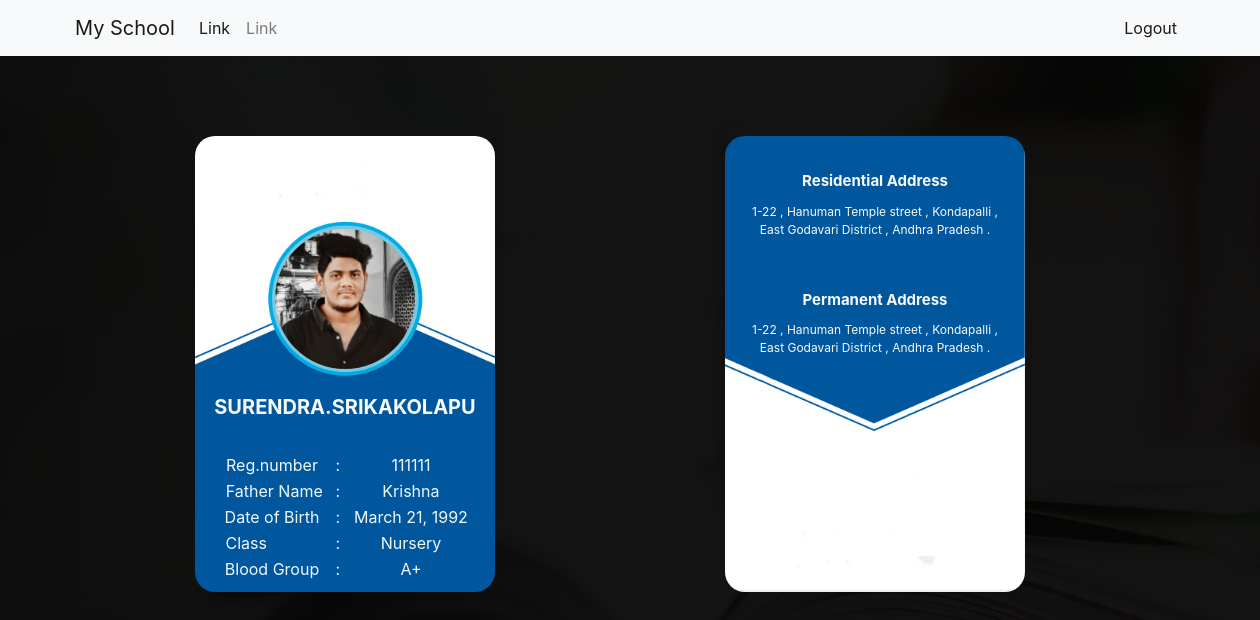
The app's page /ad/detail/32/ (signed in) with its own data.
### admissions/models.py (models this page shows, shortened)
class Id_card(models.Model):
    studentname = models.CharField(max_length=1000 ,  verbose_name = "Student Full Name")
    reg_no = models.PositiveIntegerField( verbose_name = "Registration Number")
    fathername = models.CharField(max_length=1000 ,  verbose_name = "Father Name")
    dob = models.DateField( verbose_name = "Date Of Birth")
    CLASSNAME_CHOICES =(
         ('Nursery' , 'Nursery'),
         ('L.K.G' , 'L.K.G'),
         ('U.K.G' , 'U.K.G'),
         ('1ˢᵗ' , '1ˢᵗ'),
         ('2ⁿᵈ' , '2ⁿᵈ'),
         ('3ʳᵈ' , '3ʳᵈ'),
         ('4ᵗʰ' , '4ᵗʰ'),
         ('5ᵗʰ' , '5ᵗʰ'),
         ('6ᵗʰ' , '6ᵗʰ'),
         ('7ᵗʰ' , '7ᵗʰ'),
         ('8ᵗʰ' , '8ᵗʰ'),
         ('9ᵗʰ' , '9ᵗʰ'),
         ('10ᵗʰ' , '10ᵗʰ'),
    )
    classname = models.CharField(max_length=30 , choices=CLASSNAME_CHOICES ,  verbose_name = "Class")
    BLOODGROUP_CHOICES =(
         ('A+' , 'A+'),
         ('A-' , 'A-'),
         ('B+' , 'B+'),
         ('B-' , 'B-'),
         ('O+' , 'O+'),
         ('O-' , 'O-'),
         ('AB+' , 'AB+'),
         ('AB-' , 'AB-'),
    )
    bloodgroup = models.CharField(max_length=30 , choices=BLOODGROUP_CHOICES ,  verbose_name = "Blood Group")
    resident_add = models.CharField(max_length=2000 ,  verbose_name = "Residential Address")
    permanent_add = models.CharField(max_length=2000 ,  verbose_name = "Permanent Address")
    image = models.ImageField(upload_to ='media/' , null = True ,  verbose_name = "Student Photo Id")
    @property
    def imageURL(self):
        try:
            url = self.image.url
        except:
            url = ''
        return url

### admissions/views.py (the view)
# urls.py: path('detail/<int:id>/', detail , name="detail"),
@login_required
def detail(request , id):
    context = {
        'card' : get_object_or_404(Id_card , pk=id)
    }
    return render (request , 'admissions/detail.html' , context)

### templates/admissions/detail.html (shortened to what this page needs)
{% extends 'base.html' %}
{% load static %}
    {% block content %}
    {% include 'partials/_card.html' %}
    {% endblock content %}

### templates/partials/_card.html (shortened to what this page needs)
{% load static %}
<div class="container">
    <div class="row">
        <div class="col-lg-6 col-md-6 col-xl-6 col-sm-12 card ">
            <div class="id-card">
                <div class="id-card-inner">
                    <div class="id-card-front" style="background-image:url('{% static "images/id-front.jpg" %}')">
                        <div style="margin-top:56px;font-size:20px;" class="col">
                            <img class="thumbnail top-image" src="{{card.imageURL}}">
                        </div>
                        <div style="margin-top:60px;font-size:20px;" class="col">
                            <strong class="text-center text-light">{{card.studentname}}</strong>
                        </div>
                        <div class="col">
                            <div class="table-responsive">
                                <table style="border:none;margin-top:30px;left:0;" border="0" width="100%">
                                    <tbody class="tbody-light">
                                        <tr>
                                            <td style="color: aliceblue;" class="text-center">
                                                Reg.number
                                            </td>
                                            <td style="color: aliceblue;" class="text-center">:</td>
                                            <td style="color: aliceblue;" class="text-center">{{card.reg_no}}</td>
                                        </tr>
                                        <tr>
                                            <td style="color: aliceblue;" class="text-center">&nbsp;Father Name</td>
                                            <td style="color: aliceblue;" class="text-center">:</td>
                                            <td style="color: aliceblue;" class="text-center">{{card.fathername}}</td>
                                        </tr>
                                        <tr>
                                            <td style="color: aliceblue;" class="text-center">Date of Birth</td>
                                            <td style="color: aliceblue;" class="text-center">:</td>
                                            <td style="color: aliceblue;" class="text-center">{{card.dob}}</td>
                                        </tr>
                                        <tr>
                                            <td style="color: aliceblue;padding-right:57px;">&nbsp;Class</td>
                                            <td style="color: aliceblue;" class="text-center">:</td>
                                            <td style="color: aliceblue;" class="text-center">{{card.classname}}</td>
                                        </tr>
                                        <tr>
                                            <td style="color: aliceblue;" class="text-center">Blood Group</td>
                                            <td style="color: aliceblue;" class="text-center">:</td>
                                            <td style="color: aliceblue;" class="text-center">{{card.bloodgroup}}</td>
                                        </tr>
                                    </tbody>
                                </table>
                            </div>
                        </div>
                    </div>
                </div>
            </div>
        </div>
        <div class="col-lg-6 col-md-6 col-xl-6 col-sm-12 card1">
            <div class="id-card">
                <div class="id-card-inner">
                    <div class="id-card-front" style="background-image:url('{% static "images/id-back.jpg" %}')">
                        <br>
                        <div style="margin-top:10px;font-size:15px;" class="col">
                            <strong class="text-center text-light">Residential Address </strong>
                        </div>
                        <div style="margin-top:10px;font-size:12px;" class="col">
                            <p class="text-center text-light">{{card.resident_add}}</p>
                        </div>
                        <br>
                        <div style="margin-top:10px;font-size:15px;" class="col">
                            <strong class="text-center text-light">Permanent Address </strong>
                        </div>
                        <div style="margin-top:10px;font-size:12px;" class="col">
                            <p class="text-center text-light">{{card.permanent_add}}</p>
                        </div>
                    </div>
                </div>
            </div>
        </div>
    </div>
</div>

### static/stylesheets/global.css (style rules this page uses)
.id-card { background-color: transparent; width: 300px; height: 380px; perspective: 1000px; }
.id-card-inner { position: relative; width: 100%; height: 100%; text-align: center; transition: transform 0.8s; transform-style: preserve-3d; box-shadow: 0 4px 8px 0 rgba(0, 0, 0, 0.2); }
.id-card-front { position: absolute; top: 10px; width: 100%; height: 120%; -webkit-backface-visibility: hidden; backface-visibility: hidden; border-radius: 20px; }
.id-card-front { background-repeat: no-repeat; background-position: center; background-size: cover; }
.top-image { position: relative; width: 140px; height: 140px; border-radius: 70px; top: 37px; }

### templates/partials/_card.html (style rules this page uses)
@media (min-width:468px) { .card { background: transparent; border: none; padding-top: 60px; position: relative; left: 120px; top: 10px; } }
@media (min-width:468px) { .card1 { background: transparent; border: none; padding-top: 70px; position: relative; left: 80px; } }

### records on screen
Id_card: imageURL (picture), studentname "SURENDRA.SRIKAKOLAPU", reg_no "111111", fathername "Krishna", dob "March 21, 1992", classname "Nursery", bloodgroup "A+", resident_add "1-22 , Hanuman Temple street , Kondapalli , East Godavari District , Andhra Pradesh .", permanent_add "1-22 , Hanuman Temple street , Kondapalli , East Godavari District , Andhra Pradesh ."
